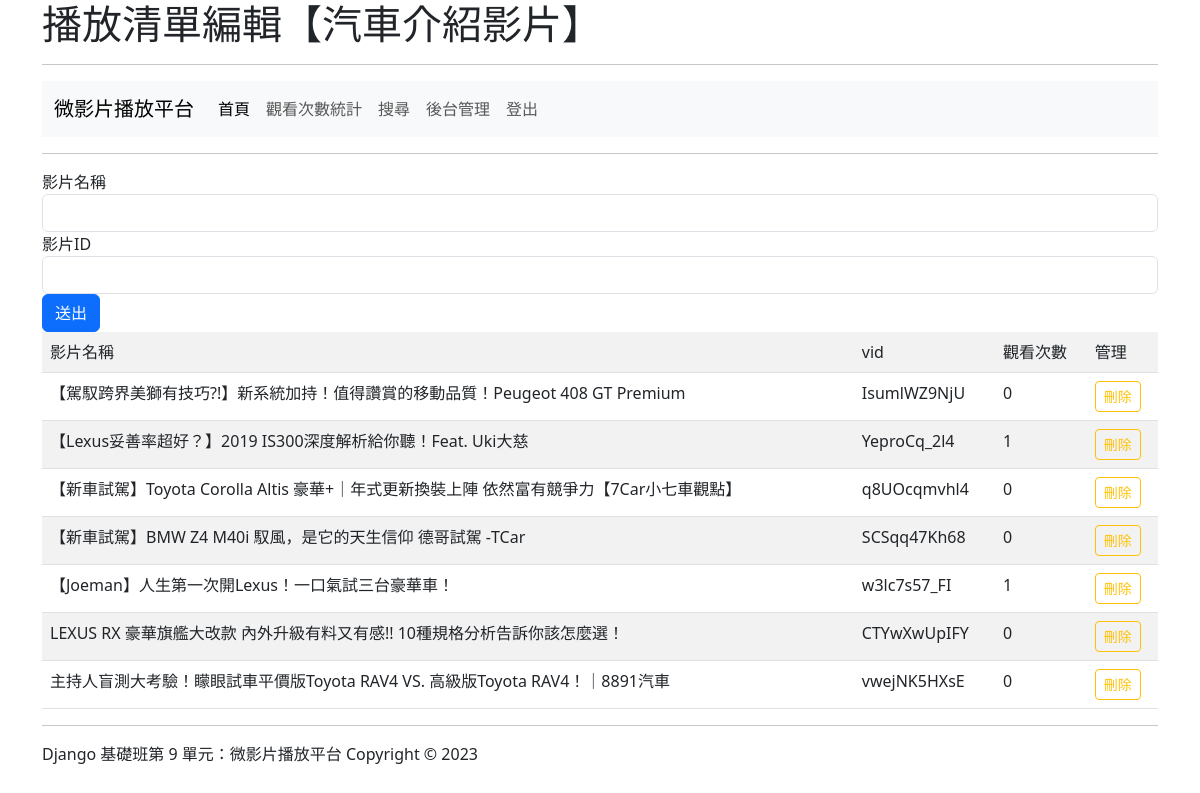
Page /edit/7/ (signed in) on the committed database.
### mysite/models.py (models this page shows, shortened)
class Movie(models.Model):
    mlist = models.ForeignKey(MovieList, on_delete=models.CASCADE)
    vid = models.CharField(max_length=20)
    title = models.CharField(max_length=100)
    counter = models.PositiveIntegerField(default=0)

### mysite/views.py (the view)
# urls.py: path('edit/<int:id>/', views.edit, name='edit'),
@login_required
def edit(request, id):
    target_list = models.MovieList.objects.get(id=id)
    videos = target_list.movie_set.all()
    if request.method=="POST":
        title = request.POST['title']
        vid = request.POST['vid']
        if title != "" and vid != "":
            models.Movie.objects.create(title=title, vid=vid, mlist=target_list)
        return redirect("/edit/%s/" % id)
    return render(request, "edit.html", locals())

### templates/edit.html (shortened to what this page needs)
{% extends "base.html" %}
{% block header %}
<h1>播放清單編輯【{{ target_list.name }}】</h1>
{% endblock %}
{% block content %}
    <form action="." method="POST">
        <div class="form-group">
            <label for="title">影片名稱</label>
            <input type="text" class="form-control" id="title" name="title" required>
        </div>
        <div class="form-group">
            <label for="vid">影片ID</label>
            <input type="text" class="form-control" id="vid" name="vid" required>
        </div>
        <button type="submit" class="btn btn-primary">送出</button>
    </form>
    {% if videos %}
        <table class="table table-striped">
            <tr><td>影片名稱</td><td>vid</td><td>觀看次數</td><td>管理</td></tr>
            {% for video in videos %}
                <tr>
                    <td>{{ video.title }}</td>
                    <td>{{ video.vid }}</td>
                    <td>{{ video.counter }}</td>
                    <td><a class="btn btn-sm btn-outline-warning" href="/delete/{{ video.id }}/">刪除</a></td>
                </tr>
            {% endfor %}
        </table>
    {% else %}
        <p class="alert alert-warning">目前清單中沒有任何影片</p>
    {% endif %}
{% endblock %}

### rows in the picture
Movie: title "【駕馭跨界美獅有技巧?!】新系統加持！值得讚賞的移動品質！Peugeot 408 GT Premium", vid "IsumlWZ9NjU", counter "0"
Movie: title "【Lexus妥善率超好？】2019 IS300深度解析給你聽！Feat. Uki大慈", vid "YeproCq_2l4", counter "1"
Movie: title "【新車試駕】Toyota Corolla Altis 豪華+｜年式更新換裝上陣 依然富有競爭力【7Car小七車觀點】", vid "q8UOcqmvhl4", counter "0"
Movie: title "【新車試駕】BMW Z4 M40i 馭風，是它的天生信仰 德哥試駕 -TCar", vid "SCSqq47Kh68", counter "0"
Movie: title "【Joeman】人生第一次開Lexus！一口氣試三台豪華車！", vid "w3lc7s57_FI", counter "1"
Movie: title "LEXUS RX 豪華旗艦大改款 內外升級有料又有感!! 10種規格分析告訴你該怎麼選！", vid "CTYwXwUpIFY", counter "0"
Movie: title "主持人盲測大考驗！矇眼試車平價版Toyota RAV4 VS. 高級版Toyota RAV4！｜8891汽車", vid "vwejNK5HXsE", counter "0"
